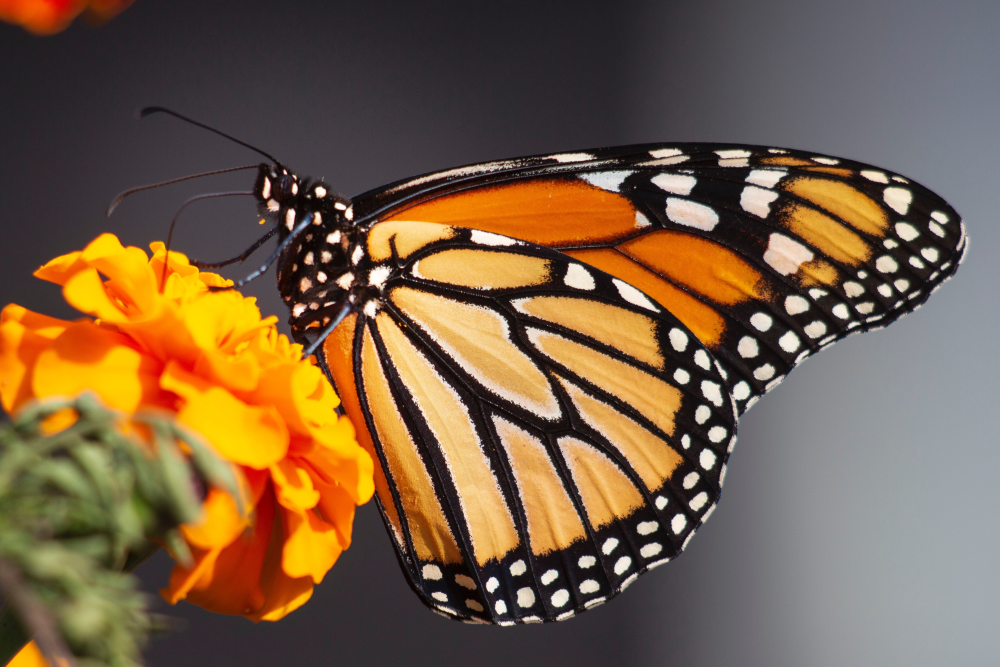
#> input picture OpenCV/image1.jpeg, 4000 x 2666 px, given in place of the camera (shown at 1/4 size)
$ python a3.2.py
#> lines starting #> are read from the running program, lines starting #| are printed output that depends on the picture; after the words box and inside, x2 and y2 are one past the last pixel; in counts of white or black regions, pixels touching at a corner belong together
import cv2

cam = cv2.VideoCapture(0)

while True:
    _ , img = cam.read()
#> img is the input picture: shape (2666, 4000, 3); mean B, G, R 70.3, 95.9, 120.5
    img = cv2.resize(img,(400,300))
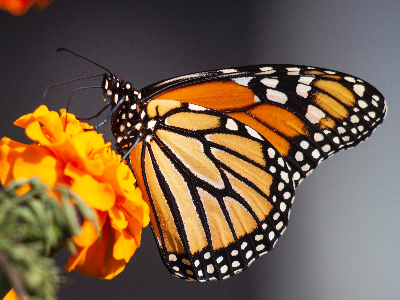
#> img: shape (300, 400, 3); mean B, G, R 70.2, 95.8, 120.3
    img_gray = cv2.cvtColor(img, cv2.COLOR_BGR2GRAY)
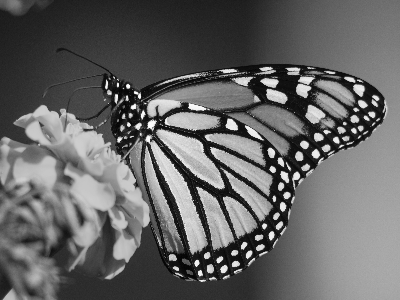
#> img_gray: shape (300, 400); min 2, max 253, mean 100.2
    img_gray_blur = cv2.GaussianBlur(img_gray, (7,7), 0)
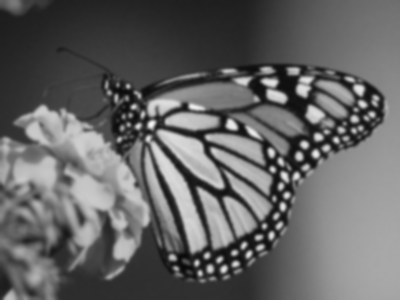
#> img_gray_blur: shape (300, 400); min 8, max 246, mean 100.2
    img_edge = cv2.Canny(img_gray_blur,70,10)
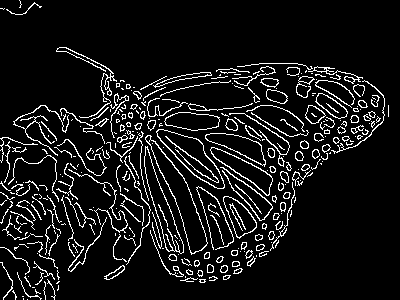
#> img_edge: shape (300, 400); 8.8% white in thin lines or dots

    for i in range (0,300):
        for j in range (0,400):
            if img_edge[i,j] > 0:
                img_gray_blur[i,j] = 40
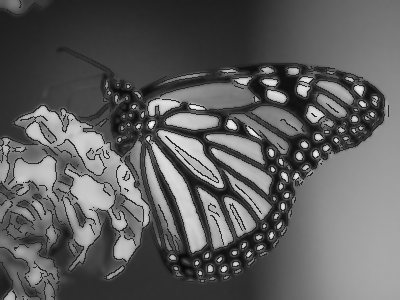
#> img_gray_blur: shape (300, 400); 8.82% of pixels changed, all inside (x1, y1, x2, y2) = (0, 0, 389, 300)


    cv2.imshow("Webcam", img_gray_blur)
    if cv2.waitKey(1) & 0xff == ord('q'):
#> (key q is pressed here)
        break
